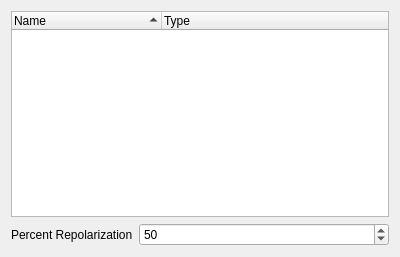
<?xml version="1.0" encoding="UTF-8"?>
<ui version="4.0">
 <class>MvarMenu</class>
 <widget class="QWidget" name="MvarMenu">
  <property name="geometry">
   <rect>
    <x>0</x>
    <y>0</y>
    <width>400</width>
    <height>257</height>
   </rect>
  </property>
  <property name="windowTitle">
   <string>MvarMenu</string>
  </property>
  <layout class="QVBoxLayout" name="verticalLayout">
   <item>
    <widget class="QTreeWidget" name="measView">
     <property name="sortingEnabled">
      <bool>true</bool>
     </property>
     <attribute name="headerDefaultSectionSize">
      <number>150</number>
     </attribute>
     <attribute name="headerHighlightSections">
      <bool>true</bool>
     </attribute>
     <attribute name="headerMinimumSectionSize">
      <number>150</number>
     </attribute>
     <column>
      <property name="text">
       <string>Name</string>
      </property>
     </column>
     <column>
      <property name="text">
       <string>Type</string>
      </property>
     </column>
    </widget>
   </item>
   <item>
    <layout class="QFormLayout" name="optionsLayout">
     <item row="1" column="1">
      <widget class="QSpinBox" name="percrepolBox">
       <property name="maximum">
        <number>100</number>
       </property>
       <property name="value">
        <number>50</number>
       </property>
      </widget>
     </item>
     <item row="1" column="0">
      <widget class="QLabel" name="percrepolLabel">
       <property name="text">
        <string>Percent Repolarization</string>
       </property>
      </widget>
     </item>
    </layout>
   </item>
  </layout>
 </widget>
 <resources/>
 <connections/>
</ui>
